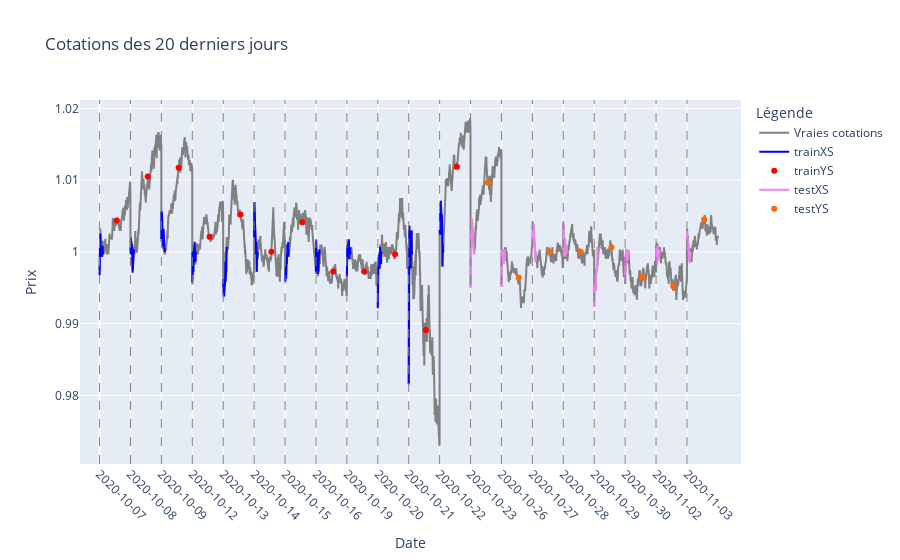

Source (notebook cell):
### Markdown cell above
# Affichage des données d'entrée

### Code cell
nb_quots_by_day = data_info['nb_quots_by_day']
look_back_x = data_info['look_back_x']
nb_y = data_info['nb_y']
nb_days = data_info['nb_days_to_take_dataset']
stride_x = data_info['stride_x']


nb_cotations = nb_quots_by_day * nb_days
print("Les colonnes du dataset sont :")
print(df.columns)
print(df.index)

data_to_plot = df['openPrice'].values[-nb_cotations:]

if data_info['return_type'] == 'yield':
    for i in range(nb_days):
        start_idx = i * nb_quots_by_day
        last_quot_x_section = data_to_plot[start_idx + look_back_x*stride_x]
        data_to_plot[start_idx:start_idx+nb_quots_by_day] /= last_quot_x_section

fig = go.Figure()
fig.add_trace(go.Scatter(y=data_to_plot, mode='lines', name='Vraies cotations', line=dict(color='grey')))

# 2. Ajouter les séquences de trainXS pour chaque jour.
for i in range(trainXS.shape[0]):
    start_idx = i * nb_quots_by_day
    end_idx = start_idx + look_back_x*stride_x
    if data_info['return_type'] == 'yield':
        data_segment = scalers[0].inverse_transform(trainXS[i, :, 0].reshape(-1, 1)).flatten()
    else:
        data_segment = scalers[0].inverse_transform(trainXS[i, :, 0].reshape(-1, 1)).flatten()
    fig.add_trace(go.Scatter(x=np.arange(start_idx, end_idx, stride_x), y=data_segment, mode='lines', name='trainXS' if i == 0 else "", showlegend=i == 0, line=dict(color='blue')))

# 3. Marquer les points de trainYS
for i in range(trainYS.shape[0]):
    for j in range(nb_y):
        stride_y = ((nb_quots_by_day- look_back_x*stride_x) // (nb_y+1))
        idx = i * nb_quots_by_day + look_back_x*stride_x+ (j+1) * stride_y
        y_val = scalers[0].inverse_transform(trainYS[i, j].reshape(-1, 1)).flatten()[0]
        fig.add_trace(go.Scatter(x=[idx], y=[y_val], mode='markers', name='trainYS' if i == 0 else "", showlegend=i == 0, marker=dict(color='red')))

# 4. Ajouter les séquences de testXS pour chaque jour.
for i in range(testXS.shape[0]):
    end_train = trainXS.shape[0]*nb_quots_by_day
    start_idx = end_train + i * nb_quots_by_day
    end_idx = start_idx + look_back_x*stride_x
    if data_info['return_type'] == 'yield':
        data_segment = scalers[0].inverse_transform(testXS[i, :, 0].reshape(-1, 1)).flatten()
    else:
        data_segment = scalers[0].inverse_transform(testXS[i, :, 0].reshape(-1, 1)).flatten()
    fig.add_trace(go.Scatter(x=np.arange(start_idx, end_idx, stride_x), y=data_segment, mode='lines', name='testXS' if i == 0 else "", showlegend=i == 0, line=dict(color='violet')))

# 5. Marquer les points de testYS
for i in range(testYS.shape[0]):
    for j in range(nb_y):
        end_train = trainXS.shape[0]*nb_quots_by_day
        stride_y = ((nb_quots_by_day- look_back_x*stride_x) // (nb_y+1))
        idx = end_train + i * nb_quots_by_day + look_back_x*stride_x+ (j+1) * stride_y
        y_val = scalers[0].inverse_transform(testYS[i, j].reshape(-1, 1)).flatten()[0]
        fig.add_trace(go.Scatter(x=[idx], y=[y_val], mode='markers', name='testYS' if i == 0 else "", showlegend=i == 0, marker=dict(color='#FF6600')))

# Réinitialiser l'index pour utiliser uniquement la date comme index principal
df.index = df.index.get_level_values('time')

# Assurez-vous que l'index du DataFrame est un DatetimeIndex
if not isinstance(df.index, pd.DatetimeIndex):
    df.index = pd.to_datetime(df.index)

# Sélection des dates pour les positions des ticks
# Supposons que chaque jour commence à un intervalle régulier dans le DataFrame
tick_positions = [i * nb_quots_by_day for i in range(nb_days)]
tick_labels = df.index[tick_positions].strftime('%Y-%m-%d').tolist()

fig.update_xaxes(tickvals=tick_positions, ticktext=tick_labels)

# Ajouter des barres verticales pour chaque jour
for pos in tick_positions:
    fig.add_vline(x=pos, line=dict(color='gray', dash='dash', width=1))

fig.update_layout(
    title=f'Cotations des {nb_days} derniers jours',
    xaxis_title='Date',
    yaxis_title='Prix',
    legend_title='Légende',
    xaxis=dict(tickangle=45)
)

fig.show()

### Figure 1 — Plotly figure (JSON) as saved in the notebook; plotly's stock layout.template omitted (floating-point values rounded to 4 significant figures; data arrays with more than 128 entries replaced by an {"elided": "..."} marker saying what was removed)
{"data": [{"line": {"color": "grey"}, "mode": "lines", "name": "Vraies cotations", "type": "scatter", "y": {"elided": "10220 float values"}}, {"line": {"color": "blue"}, "mode": "lines", "name": "trainXS", "showlegend": true, "type": "scatter", "x": [0, 1, 2, 3, 4, 5, 6, 7, 8, 9, 10, 11, 12, 13, 14, 15, 16, 17, 18, 19, 20, 21, 22, 23, 24, 25, 26, 27, 28, 29, 30, 31, 32, 33, 34, 35, 36, 37, 38, 39, 40, 41, 42, 43, 44, 45, 46, 47, 48, 49, 50, 51, 52, 53, 54, 55, 56, 57, 58, 59], "y": [0.9971, 0.9967, 0.9985, 0.9975, 0.9978, 0.9993, 0.9993, 1.001, 1.001, 1.001, 1.001, 1.001, 1.001, 1.001, 1.003, 1.001, 1.001, 1.001, 1.001, 1.001, 1.0, 1.0, 1.001, 1, 1.0, 0.9996, 1, 0.9996, 0.9993, 1, 0.9993, 0.9996, 0.9993, 0.9996, 1.001, 1.0, 1.001, 1.0, 1.0, 1.0, 0.9996, 0.9993, 0.9993, 0.9993, 0.9993, 1, 1.0, 1.001, 1.001, 1.001, 1.001, 1.001, 1.0, 1, 0.9996, 0.9996, 1, 0.9996, 1, 1]}, {"line": {"color": "blue"}, "mode": "lines", "name": "", "showlegend": false, "type": "scatter", "x": [511, 512, 513, 514, 515, 516, 517, 518, 519, 520, 521, 522, 523, 524, 525, 526, 527, 528, 529, 530, 531, 532, 533, 534, 535, 536, 537, 538, 539, 540, 541, 542, 543, 544, 545, 546, 547, 548, 549, 550, 551, 552, 553, 554, 555, 556, 557, 558, 559, 560, 561, 562, 563, 564, 565, 566, 567, 568, 569, 570], "y": [1.001, 1.001, 1.0, 1.001, 1, 0.9996, 1.0, 1.001, 1.002, 1.001, 1.001, 1.001, 1.001, 1.001, 1.001, 1.001, 1.0, 1, 0.9996, 1, 1.001, 1.0, 1, 1.001, 1.001, 0.9996, 1.0, 1.0, 1.001, 1.0, 1.0, 0.9993, 0.9982, 0.9978, 0.9978, 0.9971, 0.9971, 0.9975, 0.9978, 0.9978, 0.9982, 0.9978, 0.9986, 0.9986, 0.9993, 0.9996, 0.9996, 0.9996, 1, 0.9996, 0.9993, 0.9996, 0.9993, 0.9996, 0.9993, 0.9993, 1, 1, 1.0, 1]}, {"line": {"color": "blue"}, "mode": "lines", "name": "", "showlegend": false, "type": "scatter", "x": [1022, 1023, 1024, 1025, 1026, 1027, 1028, 1029, 1030, 1031, 1032, 1033, 1034, 1035, 1036, 1037, 1038, 1039, 1040, 1041, 1042, 1043, 1044, 1045, 1046, 1047, 1048, 1049, 1050, 1051, 1052, 1053, 1054, 1055, 1056, 1057, 1058, 1059, 1060, 1061, 1062, 1063, 1064, 1065, 1066, 1067, 1068, 1069, 1070, 1071, 1072, 1073, 1074, 1075, 1076, 1077, 1078, 1079, 1080, 1081], "y": [1.002, 1.006, 1.006, 1.006, 1.003, 1.004, 1.005, 1.004, 1.004, 1.004, 1.005, 1.005, 1.005, 1.004, 1.004, 1.004, 1.003, 1.004, 1.002, 1.002, 1.002, 1.002, 1.002, 1.002, 1.002, 1.001, 1.001, 1.001, 1.001, 1.001, 1.001, 1.002, 1.002, 1.002, 1.001, 1.002, 1.003, 1.003, 1.002, 1.001, 1.002, 1.002, 1.001, 1.001, 1.001, 1.0, 1, 1, 1, 1, 1.0, 1.0, 1, 1.0, 1.0, 1.0, 1.0, 1.0, 1, 1]}, {"line": {"color": "blue"}, "mode": "lines", "name": "", "showlegend": false, "type": "scatter", "x": [1533, 1534, 1535, 1536, 1537, 1538, 1539, 1540, 1541, 1542, 1543, 1544, 1545, 1546, 1547, 1548, 1549, 1550, 1551, 1552, 1553, 1554, 1555, 1556, 1557, 1558, 1559, 1560, 1561, 1562, 1563, 1564, 1565, 1566, 1567, 1568, 1569, 1570, 1571, 1572, 1573, 1574, 1575, 1576, 1577, 1578, 1579, 1580, 1581, 1582, 1583, 1584, 1585, 1586, 1587, 1588, 1589, 1590, 1591, 1592], "y": [0.9958, 0.9986, 0.999, 0.9997, 1, 0.9979, 0.9993, 0.999, 0.9997, 0.9993, 0.9986, 0.9986, 0.9979, 0.9986, 0.9986, 0.9983, 0.9972, 0.9976, 0.9976, 0.9976, 0.9976, 0.9983, 0.9993, 0.9993, 1.0, 0.9997, 1, 0.9997, 1.0, 1.0, 1.001, 1.001, 1.0, 1.0, 1.001, 1.0, 1.001, 1.001, 1.001, 1.001, 1.001, 0.9997, 0.9993, 0.9993, 1, 0.9997, 0.999, 0.999, 0.999, 0.9997, 0.9997, 0.9997, 0.9993, 0.9986, 0.9993, 0.9993, 0.9993, 0.9997, 1, 1]}, {"line": {"color": "blue"}, "mode": "lines", "name": "", "showlegend": false, "type": "scatter", "x": [2044, 2045, 2046, 2047, 2048, 2049, 2050, 2051, 2052, 2053, 2054, 2055, 2056, 2057, 2058, 2059, 2060, 2061, 2062, 2063, 2064, 2065, 2066, 2067, 2068, 2069, 2070, 2071, 2072, 2073, 2074, 2075, 2076, 2077, 2078, 2079, 2080, 2081, 2082, 2083, 2084, 2085, 2086, 2087, 2088, 2089, 2090, 2091, 2092, 2093, 2094, 2095, 2096, 2097, 2098, 2099, 2100, 2101, 2102, 2103], "y": [0.9952, 0.9959, 0.9955, 0.9962, 0.9941, 0.9948, 0.9938, 0.9955, 0.9955, 0.9941, 0.9941, 0.9941, 0.9941, 0.9941, 0.9938, 0.9941, 0.9938, 0.9938, 0.9945, 0.9959, 0.9945, 0.9952, 0.9955, 0.9952, 0.9955, 0.9952, 0.9952, 0.9955, 0.9959, 0.9959, 0.9959, 0.9959, 0.9962, 0.9965, 0.9959, 0.9972, 0.9986, 0.9979, 0.9969, 0.9969, 0.9962, 0.9959, 0.9959, 0.9959, 0.9962, 0.9962, 0.9965, 0.9972, 0.9976, 0.9965, 0.9969, 0.9969, 0.9972, 0.9993, 0.9997, 0.9997, 0.9997, 0.9997, 1.001, 1]}, {"line": {"color": "blue"}, "mode": "lines", "name": "", "showlegend": false, "type": "scatter", "x": [2555, 2556, 2557, 2558, 2559, 2560, 2561, 2562, 2563, 2564, 2565, 2566, 2567, 2568, 2569, 2570, 2571, 2572, 2573, 2574, 2575, 2576, 2577, 2578, 2579, 2580, 2581, 2582, 2583, 2584, 2585, 2586, 2587, 2588, 2589, 2590, 2591, 2592, 2593, 2594, 2595, 2596, 2597, 2598, 2599, 2600, 2601, 2602, 2603, 2604, 2605, 2606, 2607, 2608, 2609, 2610, 2611, 2612, 2613, 2614], "y": [1.002, 1.005, 1.004, 1.005, 1.007, 1.006, 1.006, 1.006, 1.006, 1.006, 1.006, 1.003, 1.003, 1.004, 1.004, 1.004, 1.004, 1.003, 1.003, 1.002, 1.002, 1.002, 1.002, 1.001, 1, 1.0, 1.001, 1.001, 1, 0.9997, 1, 1.001, 0.9997, 1, 1.001, 1.001, 1.001, 1.001, 1.001, 1, 1, 0.9997, 0.9979, 0.9976, 0.9972, 0.9983, 0.9983, 0.9986, 0.999, 0.9993, 0.9997, 0.9997, 1, 1, 0.9993, 1, 0.9997, 0.9993, 1, 1]}, {"line": {"color": "blue"}, "mode": "lines", "name": "", "showlegend": false, "type": "scatter", "x": [3066, 3067, 3068, 3069, 3070, 3071, 3072, 3073, 3074, 3075, 3076, 3077, 3078, 3079, 3080, 3081, 3082, 3083, 3084, 3085, 3086, 3087, 3088, 3089, 3090, 3091, 3092, 3093, 3094, 3095, 3096, 3097, 3098, 3099, 3100, 3101, 3102, 3103, 3104, 3105, 3106, 3107, 3108, 3109, 3110, 3111, 3112, 3113, 3114, 3115, 3116, 3117, 3118, 3119, 3120, 3121, 3122, 3123, 3124, 3125], "y": [0.9966, 0.9969, 0.9966, 0.9959, 0.9962, 0.9962, 0.9962, 0.9973, 0.9969, 0.9969, 0.9973, 0.9976, 0.9976, 0.9976, 0.9979, 0.9979, 0.9976, 0.9962, 0.9969, 0.9973, 0.9969, 0.9969, 0.9966, 0.9969, 0.9979, 0.9983, 0.999, 0.9986, 0.999, 0.9983, 0.9983, 0.9986, 0.999, 0.9993, 0.9997, 0.9997, 0.9997, 0.9993, 0.9997, 1.001, 1.001, 1.001, 1.0, 1.0, 1.0, 1.0, 1.0, 1, 0.9995, 0.9997, 1.001, 1.001, 1.001, 1.001, 1.001, 1, 1, 0.9993, 1, 1]}, {"line": {"color": "blue"}, "mode": "lines", "name": "", "showlegend": false, "type": "scatter", "x": [3577, 3578, 3579, 3580, 3581, 3582, 3583, 3584, 3585, 3586, 3587, 3588, 3589, 3590, 3591, 3592, 3593, 3594, 3595, 3596, 3597, 3598, 3599, 3600, 3601, 3602, 3603, 3604, 3605, 3606, 3607, 3608, 3609, 3610, 3611, 3612, 3613, 3614, 3615, 3616, 3617, 3618, 3619, 3620, 3621, 3622, 3623, 3624, 3625, 3626, 3627, 3628, 3629, 3630, 3631, 3632, 3633, 3634, 3635, 3636], "y": [0.9973, 1.002, 1.001, 1.002, 1.001, 1.001, 1.0, 1.0, 0.9993, 0.9997, 0.999, 0.9986, 0.999, 0.9986, 0.9993, 0.9993, 0.9993, 0.9993, 0.999, 0.998, 1, 1, 0.9976, 0.998, 0.9983, 0.9986, 0.9986, 0.9993, 0.999, 0.9986, 0.9986, 0.9969, 0.998, 0.9993, 0.9993, 0.9993, 0.9986, 0.998, 0.9973, 0.9976, 0.998, 0.9983, 0.9976, 0.9976, 0.9976, 0.9976, 0.9976, 0.998, 0.998, 0.9986, 0.9993, 0.9997, 0.9997, 1, 1, 1.0, 1.0, 1, 0.9997, 1]}, {"line": {"color": "blue"}, "mode": "lines", "name": "", "showlegend": false, "type": "scatter", "x": [4088, 4089, 4090, 4091, 4092, 4093, 4094, 4095, 4096, 4097, 4098, 4099, 4100, 4101, 4102, 4103, 4104, 4105, 4106, 4107, 4108, 4109, 4110, 4111, 4112, 4113, 4114, 4115, 4116, 4117, 4118, 4119, 4120, 4121, 4122, 4123, 4124, 4125, 4126, 4127, 4128, 4129, 4130, 4131, 4132, 4133, 4134, 4135, 4136, 4137, 4138, 4139, 4140, 4141, 4142, 4143, 4144, 4145, 4146, 4147], "y": [0.9966, 0.9983, 0.9979, 0.9976, 0.9976, 0.9993, 1, 1.001, 1.001, 1.0, 1, 0.9993, 0.9993, 1.0, 1, 1.0, 1.0, 1, 1, 1, 1.001, 1.001, 1.001, 1.001, 1.001, 1.0, 1.0, 1.0, 1.001, 1.001, 1.0, 1.0, 1.001, 1.002, 1.001, 1.0, 1.0, 0.9997, 0.9993, 0.9993, 0.999, 0.9997, 1.0, 1.0, 1, 0.9997, 0.9997, 0.9993, 0.9997, 1, 0.9997, 1.0, 1.001, 1.001, 1, 1, 0.9997, 1, 1, 1]}, {"line": {"color": "blue"}, "mode": "lines", "name": "", "showlegend": false, "type": "scatter", "x": [4599, 4600, 4601, 4602, 4603, 4604, 4605, 4606, 4607, 4608, 4609, 4610, 4611, 4612, 4613, 4614, 4615, 4616, 4617, 4618, 4619, 4620, 4621, 4622, 4623, 4624, 4625, 4626, 4627, 4628, 4629, 4630, 4631, 4632, 4633, 4634, 4635, 4636, 4637, 4638, 4639, 4640, 4641, 4642, 4643, 4644, 4645, 4646, 4647, 4648, 4649, 4650, 4651, 4652, 4653, 4654, 4655, 4656, 4657, 4658], "y": [0.9922, 0.9935, 0.9969, 0.9973, 0.9969, 0.9973, 0.9976, 0.9983, 0.998, 0.9976, 0.9986, 0.9969, 0.9976, 0.9973, 0.9976, 0.9983, 0.9986, 0.9993, 0.9986, 0.999, 0.9986, 0.9986, 0.9993, 0.9993, 0.9993, 0.9997, 0.9986, 0.999, 0.9986, 0.9983, 0.9976, 0.999, 0.9983, 0.9983, 0.999, 0.9997, 0.9997, 0.9993, 1.001, 1.001, 0.9997, 1, 0.9993, 0.9997, 0.9997, 1, 0.9997, 0.9997, 0.9997, 0.9997, 0.9997, 1, 0.9993, 0.999, 0.9983, 0.999, 0.9993, 0.9997, 0.9997, 1]}, {"line": {"color": "blue"}, "mode": "lines", "name": "", "showlegend": false, "type": "scatter", "x": [5110, 5111, 5112, 5113, 5114, 5115, 5116, 5117, 5118, 5119, 5120, 5121, 5122, 5123, 5124, 5125, 5126, 5127, 5128, 5129, 5130, 5131, 5132, 5133, 5134, 5135, 5136, 5137, 5138, 5139, 5140, 5141, 5142, 5143, 5144, 5145, 5146, 5147, 5148, 5149, 5150, 5151, 5152, 5153, 5154, 5155, 5156, 5157, 5158, 5159, 5160, 5161, 5162, 5163, 5164, 5165, 5166, 5167, 5168, 5169], "y": [0.9815, 0.9852, 0.9937, 0.9947, 0.9974, 0.9911, 0.9951, 0.9947, 0.9951, 0.9993, 1.003, 1.004, 1.0, 0.9987, 1.001, 1.002, 1.002, 1.002, 1.002, 1.001, 1.002, 1.002, 1.003, 1.003, 1.001, 0.9993, 1.003, 1.002, 1.001, 1, 1.002, 1.001, 0.9984, 0.9987, 0.9977, 1.0, 1.002, 1.002, 1.001, 1, 0.9997, 1, 1, 1.003, 1.002, 1.002, 1.001, 1.002, 1.003, 1.002, 1.002, 0.9997, 1.001, 1.001, 1.001, 1.001, 1.0, 1.0, 1.0, 1]}, {"line": {"color": "blue"}, "mode": "lines", "name": "", "showlegend": false, "type": "scatter", "x": [5621, 5622, 5623, 5624, 5625, 5626, 5627, 5628, 5629, 5630, 5631, 5632, 5633, 5634, 5635, 5636, 5637, 5638, 5639, 5640, 5641, 5642, 5643, 5644, 5645, 5646, 5647, 5648, 5649, 5650, 5651, 5652, 5653, 5654, 5655, 5656, 5657, 5658, 5659, 5660, 5661, 5662, 5663, 5664, 5665, 5666, 5667, 5668, 5669, 5670, 5671, 5672, 5673, 5674, 5675, 5676, 5677, 5678, 5679, 5680], "y": [1.003, 1.003, 1.003, 1.003, 1.003, 1.002, 1.003, 1.003, 1.002, 1.003, 1.003, 1.005, 1.005, 1.005, 1.005, 1.006, 1.005, 1.005, 1.006, 1.007, 1.007, 1.006, 1.006, 1.006, 1.005, 1.005, 1.005, 1.005, 1.005, 1.005, 1.005, 1.005, 1.004, 1.004, 1.005, 1.005, 1.005, 1.005, 1.005, 1.004, 1.005, 1.004, 1.004, 1.003, 1.001, 1.001, 0.998, 0.9993, 0.999, 0.999, 1.001, 1.001, 1.001, 1.001, 1.0, 1, 0.9993, 1.0, 1.0, 1]}, {"marker": {"color": "red"}, "mode": "markers", "name": "trainYS", "showlegend": true, "type": "scatter", "x": [285], "y": [1.004]}, {"marker": {"color": "red"}, "mode": "markers", "name": "", "showlegend": false, "type": "scatter", "x": [796], "y": [1.01]}, {"marker": {"color": "red"}, "mode": "markers", "name": "", "showlegend": false, "type": "scatter", "x": [1307], "y": [1.012]}, {"marker": {"color": "red"}, "mode": "markers", "name": "", "showlegend": false, "type": "scatter", "x": [1818], "y": [1.002]}, {"marker": {"color": "red"}, "mode": "markers", "name": "", "showlegend": false, "type": "scatter", "x": [2329], "y": [1.005]}, {"marker": {"color": "red"}, "mode": "markers", "name": "", "showlegend": false, "type": "scatter", "x": [2840], "y": [1]}, {"marker": {"color": "red"}, "mode": "markers", "name": "", "showlegend": false, "type": "scatter", "x": [3351], "y": [1.004]}, {"marker": {"color": "red"}, "mode": "markers", "name": "", "showlegend": false, "type": "scatter", "x": [3862], "y": [0.9973]}, {"marker": {"color": "red"}, "mode": "markers", "name": "", "showlegend": false, "type": "scatter", "x": [4373], "y": [0.9973]}, {"marker": {"color": "red"}, "mode": "markers", "name": "", "showlegend": false, "type": "scatter", "x": [4884], "y": [0.9997]}, {"marker": {"color": "red"}, "mode": "markers", "name": "", "showlegend": false, "type": "scatter", "x": [5395], "y": [0.9891]}, {"marker": {"color": "red"}, "mode": "markers", "name": "", "showlegend": false, "type": "scatter", "x": [5906], "y": [1.012]}, {"line": {"color": "violet"}, "mode": "lines", "name": "testXS", "showlegend": true, "type": "scatter", "x": [6132, 6133, 6134, 6135, 6136, 6137, 6138, 6139, 6140, 6141, 6142, 6143, 6144, 6145, 6146, 6147, 6148, 6149, 6150, 6151, 6152, 6153, 6154, 6155, 6156, 6157, 6158, 6159, 6160, 6161, 6162, 6163, 6164, 6165, 6166, 6167, 6168, 6169, 6170, 6171, 6172, 6173, 6174, 6175, 6176, 6177, 6178, 6179, 6180, 6181, 6182, 6183, 6184, 6185, 6186, 6187, 6188, 6189, 6190, 6191], "y": [0.995, 0.997, 0.9977, 0.9983, 0.999, 0.9983, 0.999, 1, 1, 1.001, 1.001, 1.002, 1.002, 1.002, 1.004, 1.004, 1.003, 1.004, 1.005, 1.004, 1.003, 1.003, 1.003, 1.003, 1.002, 1.003, 1.003, 1.004, 1.004, 1.004, 1.002, 1.003, 1.003, 1.002, 1.002, 1.003, 1.003, 1.003, 1.003, 1.003, 1.003, 1.003, 1.002, 1.003, 1.003, 1.002, 1.002, 1.002, 1.002, 1.001, 1.002, 1.002, 1.002, 1.002, 1.002, 1.001, 1.0, 0.9997, 1, 1]}, {"line": {"color": "violet"}, "mode": "lines", "name": "", "showlegend": false, "type": "scatter", "x": [6643, 6644, 6645, 6646, 6647, 6648, 6649, 6650, 6651, 6652, 6653, 6654, 6655, 6656, 6657, 6658, 6659, 6660, 6661, 6662, 6663, 6664, 6665, 6666, 6667, 6668, 6669, 6670, 6671, 6672, 6673, 6674, 6675, 6676, 6677, 6678, 6679, 6680, 6681, 6682, 6683, 6684, 6685, 6686, 6687, 6688, 6689, 6690, 6691, 6692, 6693, 6694, 6695, 6696, 6697, 6698, 6699, 6700, 6701, 6702], "y": [0.9951, 0.9951, 0.9967, 0.9971, 0.9977, 0.9984, 0.9987, 0.9987, 1, 1.0, 0.9997, 0.9987, 0.9993, 0.9993, 0.9997, 0.9997, 0.9997, 0.999, 0.9984, 0.9987, 0.999, 0.9993, 1, 0.9993, 1, 0.9997, 1, 1.0, 1.0, 0.9997, 0.999, 0.999, 0.9997, 0.9997, 0.9997, 0.999, 0.9987, 0.9987, 0.9984, 0.9984, 0.9984, 0.999, 0.999, 0.999, 0.9993, 0.9997, 0.9997, 0.9993, 0.9993, 0.9993, 0.9987, 0.9993, 0.999, 0.999, 0.9993, 0.999, 0.999, 0.9997, 1.0, 1]}, {"line": {"color": "violet"}, "mode": "lines", "name": "", "showlegend": false, "type": "scatter", "x": [7154, 7155, 7156, 7157, 7158, 7159, 7160, 7161, 7162, 7163, 7164, 7165, 7166, 7167, 7168, 7169, 7170, 7171, 7172, 7173, 7174, 7175, 7176, 7177, 7178, 7179, 7180, 7181, 7182, 7183, 7184, 7185, 7186, 7187, 7188, 7189, 7190, 7191, 7192, 7193, 7194, 7195, 7196, 7197, 7198, 7199, 7200, 7201, 7202, 7203, 7204, 7205, 7206, 7207, 7208, 7209, 7210, 7211, 7212, 7213], "y": [1.001, 1.001, 1.002, 1.002, 1.002, 1.004, 1.003, 1.004, 1.004, 1.004, 1.002, 1.001, 1.002, 1.002, 1.002, 1.002, 1.002, 1.003, 1.003, 1.004, 1.004, 1.003, 1.003, 1.003, 1.003, 1.002, 1.002, 1.002, 1.002, 1.002, 1.002, 1.002, 1.001, 1.001, 1.001, 1.001, 1.001, 1.001, 1.001, 1.001, 1.001, 1.0, 1.0, 1, 1.001, 1.0, 1.0, 1, 1, 1, 1, 0.9997, 0.9994, 0.999, 0.999, 0.999, 0.9987, 0.999, 0.9994, 1]}, {"line": {"color": "violet"}, "mode": "lines", "name": "", "showlegend": false, "type": "scatter", "x": [7665, 7666, 7667, 7668, 7669, 7670, 7671, 7672, 7673, 7674, 7675, 7676, 7677, 7678, 7679, 7680, 7681, 7682, 7683, 7684, 7685, 7686, 7687, 7688, 7689, 7690, 7691, 7692, 7693, 7694, 7695, 7696, 7697, 7698, 7699, 7700, 7701, 7702, 7703, 7704, 7705, 7706, 7707, 7708, 7709, 7710, 7711, 7712, 7713, 7714, 7715, 7716, 7717, 7718, 7719, 7720, 7721, 7722, 7723, 7724], "y": [1.004, 1.004, 1.004, 1.004, 1.003, 1.003, 1.004, 1.002, 1.002, 1.001, 1.001, 0.9994, 0.9997, 1, 0.9997, 1.0, 1, 1.0, 1, 1.001, 1.002, 1.001, 1.001, 1.002, 1.002, 1.002, 1.002, 1.001, 1.001, 1.002, 1.002, 1.001, 1.001, 1.0, 1, 0.9994, 1, 1.0, 1.001, 1.001, 1.001, 1.001, 1.001, 1.001, 1.0, 1, 1, 1, 0.9997, 1, 0.9997, 0.9997, 0.9997, 1, 1, 1.001, 1.001, 1.001, 1.001, 1]}, {"line": {"color": "violet"}, "mode": "lines", "name": "", "showlegend": false, "type": "scatter", "x": [8176, 8177, 8178, 8179, 8180, 8181, 8182, 8183, 8184, 8185, 8186, 8187, 8188, 8189, 8190, 8191, 8192, 8193, 8194, 8195, 8196, 8197, 8198, 8199, 8200, 8201, 8202, 8203, 8204, 8205, 8206, 8207, 8208, 8209, 8210, 8211, 8212, 8213, 8214, 8215, 8216, 8217, 8218, 8219, 8220, 8221, 8222, 8223, 8224, 8225, 8226, 8227, 8228, 8229, 8230, 8231, 8232, 8233, 8234, 8235], "y": [0.9923, 0.9942, 0.9949, 0.9955, 0.9958, 0.9968, 0.9962, 0.9962, 0.9955, 0.9952, 0.9952, 0.9952, 0.9955, 0.9955, 0.9962, 0.9958, 0.9952, 0.9949, 0.9955, 0.9949, 0.9946, 0.9946, 0.9946, 0.9946, 0.9949, 0.9952, 0.9952, 0.9946, 0.9952, 0.9968, 0.9965, 0.9968, 0.9968, 0.9971, 0.9968, 0.9974, 0.9974, 0.9974, 0.9974, 0.9974, 0.9974, 0.9974, 0.9978, 0.9981, 0.9981, 0.9981, 0.9974, 0.9978, 0.9978, 0.9981, 0.9981, 0.9978, 0.9981, 0.9981, 0.9984, 0.9984, 0.9984, 1.001, 1, 1]}, {"line": {"color": "violet"}, "mode": "lines", "name": "", "showlegend": false, "type": "scatter", "x": [8687, 8688, 8689, 8690, 8691, 8692, 8693, 8694, 8695, 8696, 8697, 8698, 8699, 8700, 8701, 8702, 8703, 8704, 8705, 8706, 8707, 8708, 8709, 8710, 8711, 8712, 8713, 8714, 8715, 8716, 8717, 8718, 8719, 8720, 8721, 8722, 8723, 8724, 8725, 8726, 8727, 8728, 8729, 8730, 8731, 8732, 8733, 8734, 8735, 8736, 8737, 8738, 8739, 8740, 8741, 8742, 8743, 8744, 8745, 8746], "y": [0.9962, 0.9959, 0.9965, 0.9978, 0.9997, 0.9987, 0.9978, 0.9975, 0.9978, 0.9981, 0.9981, 0.9994, 0.999, 0.9997, 0.9994, 1.0, 1.0, 1, 1, 0.9997, 0.9994, 1, 1, 1, 0.9997, 1.0, 1, 1, 0.9997, 0.999, 0.999, 0.999, 0.999, 0.9987, 0.999, 0.9994, 0.9994, 0.9987, 0.9994, 0.9997, 1, 1.0, 1.0, 1, 1, 1, 1, 0.9994, 0.999, 0.9997, 0.9997, 0.9997, 1, 0.9994, 1, 1, 1.0, 1.0, 1, 1]}, {"line": {"color": "violet"}, "mode": "lines", "name": "", "showlegend": false, "type": "scatter", "x": [9198, 9199, 9200, 9201, 9202, 9203, 9204, 9205, 9206, 9207, 9208, 9209, 9210, 9211, 9212, 9213, 9214, 9215, 9216, 9217, 9218, 9219, 9220, 9221, 9222, 9223, 9224, 9225, 9226, 9227, 9228, 9229, 9230, 9231, 9232, 9233, 9234, 9235, 9236, 9237, 9238, 9239, 9240, 9241, 9242, 9243, 9244, 9245, 9246, 9247, 9248, 9249, 9250, 9251, 9252, 9253, 9254, 9255, 9256, 9257], "y": [1.001, 0.9994, 1, 1.0, 0.9997, 0.9994, 0.999, 0.9997, 0.9994, 0.9981, 0.9984, 0.9984, 0.9981, 0.9981, 0.9981, 0.999, 0.9981, 0.9994, 1.001, 1.001, 1.0, 0.9997, 0.9997, 1, 1, 1, 1.0, 1.001, 1, 0.9997, 1, 1, 0.9994, 0.9987, 0.9987, 0.9994, 0.9997, 0.999, 0.999, 1, 0.9997, 0.9997, 0.9997, 1, 1.0, 1, 1, 0.9997, 0.999, 0.9994, 0.9997, 0.9997, 0.9997, 1.0, 0.9997, 0.9997, 1, 1, 1, 1]}, {"line": {"color": "violet"}, "mode": "lines", "name": "", "showlegend": false, "type": "scatter", "x": [9709, 9710, 9711, 9712, 9713, 9714, 9715, 9716, 9717, 9718, 9719, 9720, 9721, 9722, 9723, 9724, 9725, 9726, 9727, 9728, 9729, 9730, 9731, 9732, 9733, 9734, 9735, 9736, 9737, 9738, 9739, 9740, 9741, 9742, 9743, 9744, 9745, 9746, 9747, 9748, 9749, 9750, 9751, 9752, 9753, 9754, 9755, 9756, 9757, 9758, 9759, 9760, 9761, 9762, 9763, 9764, 9765, 9766, 9767, 9768], "y": [1.002, 1.002, 1.003, 1.003, 1.002, 1.002, 1.002, 1.001, 1.001, 1.001, 1.001, 1.001, 1.001, 1.002, 1.002, 1.002, 1.002, 1.002, 1.001, 1.0, 1.001, 1.001, 1.0, 1, 1, 1.0, 1.0, 0.9994, 0.999, 0.999, 0.999, 0.9994, 0.9997, 0.9997, 0.999, 0.999, 0.999, 0.999, 0.999, 0.999, 0.9987, 0.9987, 0.9987, 0.9984, 0.9984, 0.9984, 0.9987, 0.9987, 0.9987, 1, 1, 0.9997, 0.999, 0.999, 0.9994, 0.999, 0.9997, 0.9997, 1, 1]}, {"marker": {"color": "#FF6600"}, "mode": "markers", "name": "testYS", "showlegend": true, "type": "scatter", "x": [6417], "y": [1.01]}, {"marker": {"color": "#FF6600"}, "mode": "markers", "name": "", "showlegend": false, "type": "scatter", "x": [6928], "y": [0.9964]}, {"marker": {"color": "#FF6600"}, "mode": "markers", "name": "", "showlegend": false, "type": "scatter", "x": [7439], "y": [1]}, {"marker": {"color": "#FF6600"}, "mode": "markers", "name": "", "showlegend": false, "type": "scatter", "x": [7950], "y": [1]}, {"marker": {"color": "#FF6600"}, "mode": "markers", "name": "", "showlegend": false, "type": "scatter", "x": [8461], "y": [1.001]}, {"marker": {"color": "#FF6600"}, "mode": "markers", "name": "", "showlegend": false, "type": "scatter", "x": [8972], "y": [0.9965]}, {"marker": {"color": "#FF6600"}, "mode": "markers", "name": "", "showlegend": false, "type": "scatter", "x": [9483], "y": [0.9952]}, {"marker": {"color": "#FF6600"}, "mode": "markers", "name": "", "showlegend": false, "type": "scatter", "x": [9994], "y": [1.004]}], "layout": {"legend": {"title": {"text": "Légende"}}, "shapes": [{"line": {"color": "gray", "dash": "dash", "width": 1}, "type": "line", "x0": 0, "x1": 0, "xref": "x", "y0": 0, "y1": 1, "yref": "y domain"}, {"line": {"color": "gray", "dash": "dash", "width": 1}, "type": "line", "x0": 511, "x1": 511, "xref": "x", "y0": 0, "y1": 1, "yref": "y domain"}, {"line": {"color": "gray", "dash": "dash", "width": 1}, "type": "line", "x0": 1022, "x1": 1022, "xref": "x", "y0": 0, "y1": 1, "yref": "y domain"}, {"line": {"color": "gray", "dash": "dash", "width": 1}, "type": "line", "x0": 1533, "x1": 1533, "xref": "x", "y0": 0, "y1": 1, "yref": "y domain"}, {"line": {"color": "gray", "dash": "dash", "width": 1}, "type": "line", "x0": 2044, "x1": 2044, "xref": "x", "y0": 0, "y1": 1, "yref": "y domain"}, {"line": {"color": "gray", "dash": "dash", "width": 1}, "type": "line", "x0": 2555, "x1": 2555, "xref": "x", "y0": 0, "y1": 1, "yref": "y domain"}, {"line": {"color": "gray", "dash": "dash", "width": 1}, "type": "line", "x0": 3066, "x1": 3066, "xref": "x", "y0": 0, "y1": 1, "yref": "y domain"}, {"line": {"color": "gray", "dash": "dash", "width": 1}, "type": "line", "x0": 3577, "x1": 3577, "xref": "x", "y0": 0, "y1": 1, "yref": "y domain"}, {"line": {"color": "gray", "dash": "dash", "width": 1}, "type": "line", "x0": 4088, "x1": 4088, "xref": "x", "y0": 0, "y1": 1, "yref": "y domain"}, {"line": {"color": "gray", "dash": "dash", "width": 1}, "type": "line", "x0": 4599, "x1": 4599, "xref": "x", "y0": 0, "y1": 1, "yref": "y domain"}, {"line": {"color": "gray", "dash": "dash", "width": 1}, "type": "line", "x0": 5110, "x1": 5110, "xref": "x", "y0": 0, "y1": 1, "yref": "y domain"}, {"line": {"color": "gray", "dash": "dash", "width": 1}, "type": "line", "x0": 5621, "x1": 5621, "xref": "x", "y0": 0, "y1": 1, "yref": "y domain"}, {"line": {"color": "gray", "dash": "dash", "width": 1}, "type": "line", "x0": 6132, "x1": 6132, "xref": "x", "y0": 0, "y1": 1, "yref": "y domain"}, {"line": {"color": "gray", "dash": "dash", "width": 1}, "type": "line", "x0": 6643, "x1": 6643, "xref": "x", "y0": 0, "y1": 1, "yref": "y domain"}, {"line": {"color": "gray", "dash": "dash", "width": 1}, "type": "line", "x0": 7154, "x1": 7154, "xref": "x", "y0": 0, "y1": 1, "yref": "y domain"}, {"line": {"color": "gray", "dash": "dash", "width": 1}, "type": "line", "x0": 7665, "x1": 7665, "xref": "x", "y0": 0, "y1": 1, "yref": "y domain"}, {"line": {"color": "gray", "dash": "dash", "width": 1}, "type": "line", "x0": 8176, "x1": 8176, "xref": "x", "y0": 0, "y1": 1, "yref": "y domain"}, {"line": {"color": "gray", "dash": "dash", "width": 1}, "type": "line", "x0": 8687, "x1": 8687, "xref": "x", "y0": 0, "y1": 1, "yref": "y domain"}, {"line": {"color": "gray", "dash": "dash", "width": 1}, "type": "line", "x0": 9198, "x1": 9198, "xref": "x", "y0": 0, "y1": 1, "yref": "y domain"}, {"line": {"color": "gray", "dash": "dash", "width": 1}, "type": "line", "x0": 9709, "x1": 9709, "xref": "x", "y0": 0, "y1": 1, "yref": "y domain"}], "title": {"text": "Cotations des 20 derniers jours"}, "xaxis": {"tickangle": 45, "ticktext": ["2020-10-07", "2020-10-08", "2020-10-09", "2020-10-12", "2020-10-13", "2020-10-14", "2020-10-15", "2020-10-16", "2020-10-19", "2020-10-20", "2020-10-21", "2020-10-22", "2020-10-23", "2020-10-26", "2020-10-27", "2020-10-28", "2020-10-29", "2020-10-30", "2020-11-02", "2020-11-03"], "tickvals": [0, 511, 1022, 1533, 2044, 2555, 3066, 3577, 4088, 4599, 5110, 5621, 6132, 6643, 7154, 7665, 8176, 8687, 9198, 9709], "title": {"text": "Date"}}, "yaxis": {"title": {"text": "Prix"}}}}
